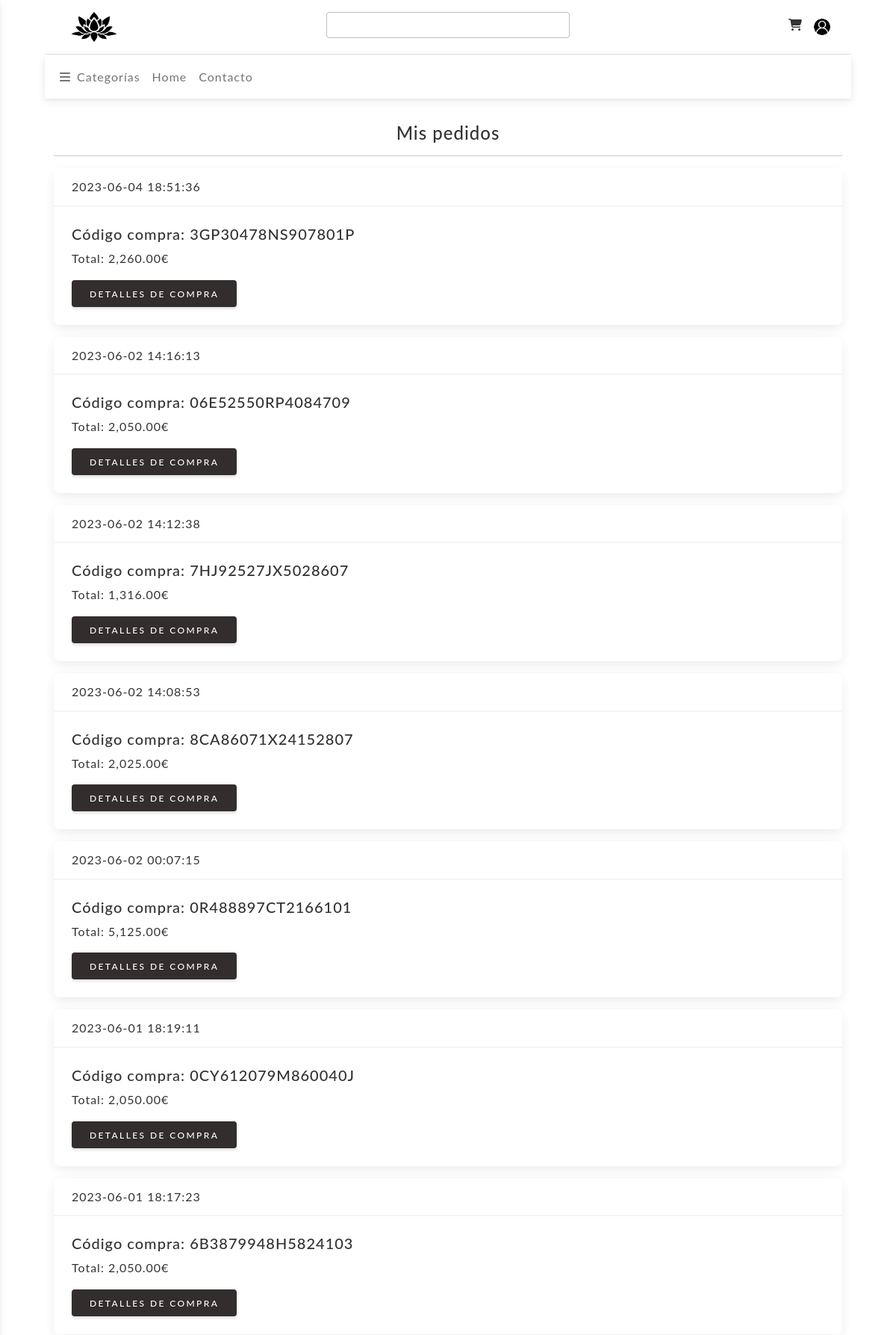
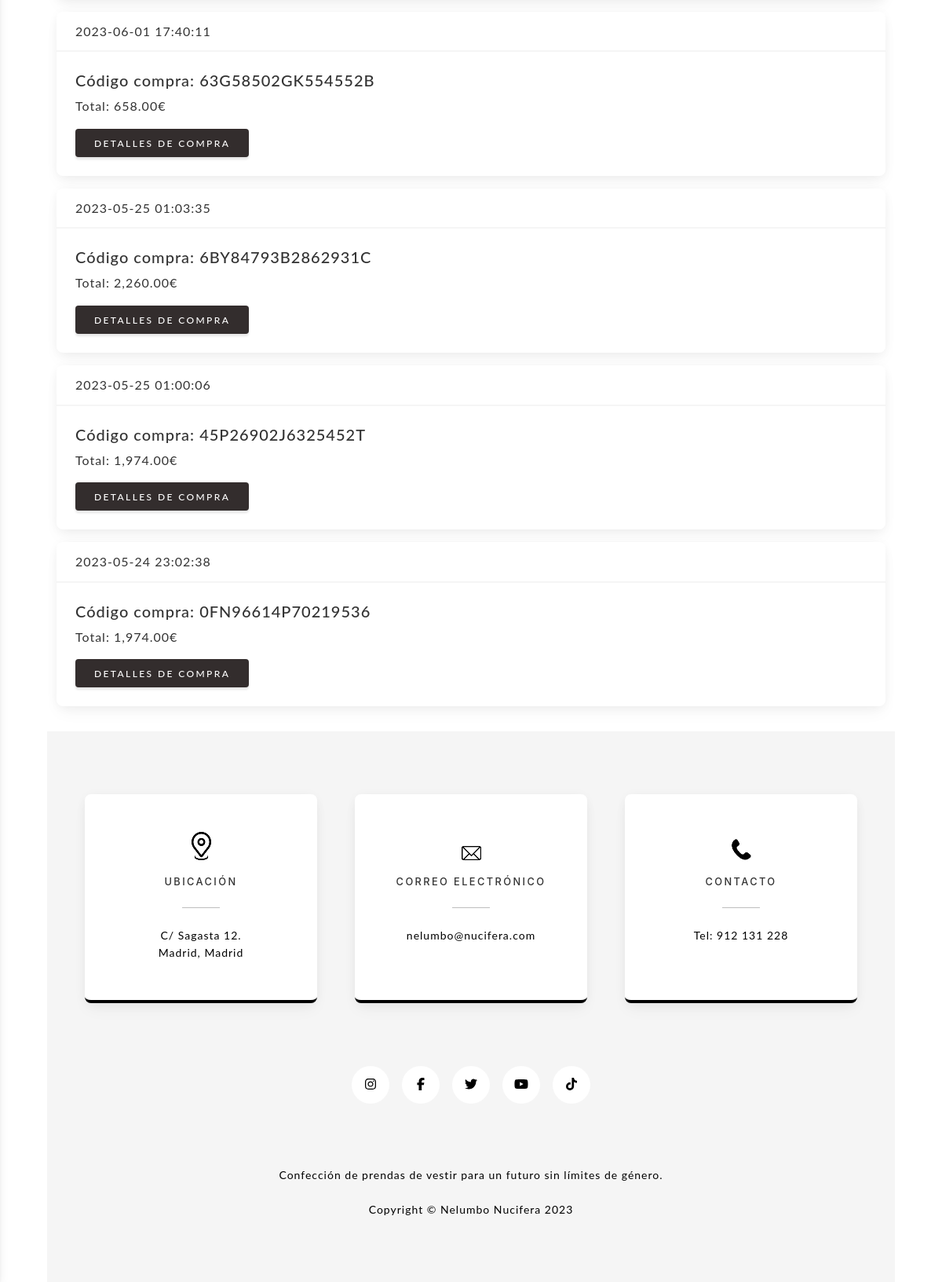
The page /historial_compras.php (signed in) on the database its author committed (2 pictures, top to bottom).
### tables this page shows
CREATE TABLE `compra` (
  `id` int(11) NOT NULL,
  `id_transaccion` varchar(20) NOT NULL,
  `fecha` datetime NOT NULL,
  `status` varchar(20) NOT NULL,
  `email` varchar(50) NOT NULL,
  `id_cliente` int(11) NOT NULL,
  `total` decimal(10,0) NOT NULL
);

### config.php (called while the page is built, shortened)
<?php
function generarToken(){
    return md5(uniqid(mt_rand(), false));
}
?>

### historial_compras.php (the view, shortened to what this page needs)
<?php
require 'config.php';
$db = new Database();
$con = $db->conectar();
$usuario_sesion = $_SESSION['user_id'];
$token = generarToken();
$sql = $con->prepare("select id_transaccion, fecha, status, total from compra"
        . " where id_cliente = ? order by date(fecha) desc");
$sql->execute([$usuario_sesion]);
?>
<html>
    <head>
        <link href="css/styles.css" rel="stylesheet" />
        <link rel="stylesheet" href="css/all.min.css" />
        <link rel="stylesheet" href="css/mdb.min.css" />
    </head>
    <body>
        <?php include 'menu.php'; ?>
        <div class="container" style=" margin-top: 2em; margin-bottom: 2em;">
            <h4 style="text-align: center;">Mis pedidos</h4>
            <hr>
            <?php while ($row = $sql->fetch(PDO::FETCH_ASSOC)) { ?>
                <div class="card mb-3">
                    <div class="card-header">
                        <?php echo $row['fecha']; ?>
                    </div>
                    <div class="card-body">
                        <h5 class="card-title">Código compra: <?php echo $row['id_transaccion']; ?></h5>
                        <p class="card-text">Total: <?php echo number_format($row['total'], 2, '.', ',') . MONEDA; ?></p>
                        <a href="detalles_compra.php?orden=<?php echo $row['id_transaccion']; ?>&token=
                           <?php echo $token; ?>" class="btn btn-primary bg-dark">Detalles de compra</a>
                    </div>
                </div>
            <?php } ?>
        </div>
        <?php include 'footer.php'; ?>
    </body>
</html>

### historial_compras.php (style rules this page uses)
body { margin: 0 auto; max-width: 90%; font-family: 'Lato'; color: #333; }

### rows shown on the page
compra: fecha "2023-06-04 18:51:36", id_transaccion "3GP30478NS907801P", total "2,260.00"
compra: fecha "2023-06-02 14:16:13", id_transaccion "06E52550RP4084709", total "2,050.00"
compra: fecha "2023-06-02 14:12:38", id_transaccion "7HJ92527JX5028607", total "1,316.00"
compra: fecha "2023-06-02 14:08:53", id_transaccion "8CA86071X24152807", total "2,025.00"
compra: fecha "2023-06-02 00:07:15", id_transaccion "0R488897CT2166101", total "5,125.00"
compra: fecha "2023-06-01 18:19:11", id_transaccion "0CY612079M860040J", total "2,050.00"
compra: fecha "2023-06-01 18:17:23", id_transaccion "6B3879948H5824103", total "2,050.00"
compra: fecha "2023-06-01 17:40:11", id_transaccion "63G58502GK554552B", total "658.00"
compra: fecha "2023-05-25 01:03:35", id_transaccion "6BY84793B2862931C", total "2,260.00"
compra: fecha "2023-05-25 01:00:06", id_transaccion "45P26902J6325452T", total "1,974.00"
compra: fecha "2023-05-24 23:02:38", id_transaccion "0FN96614P70219536", total "1,974.00"
